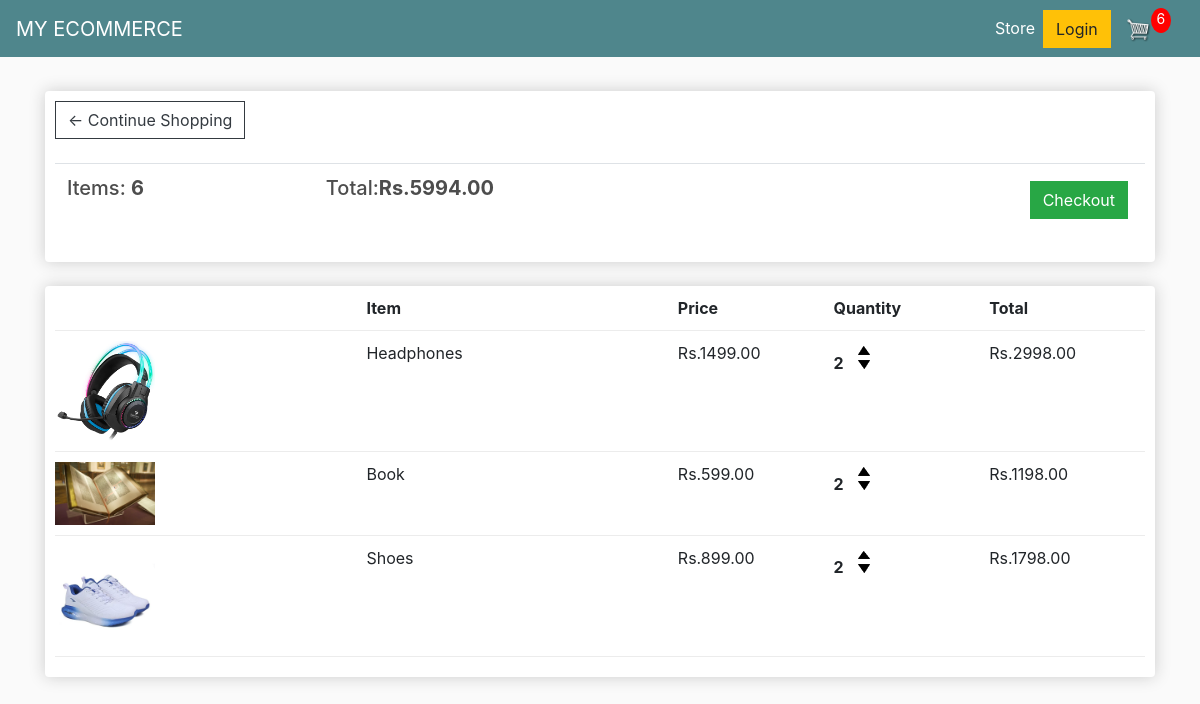
The app's page /cart/ (signed in) with its own data.
### store/models.py (models this page shows, shortened)
class Order(models.Model):
    customer = models.ForeignKey(Customer, on_delete=models.SET_NULL, blank=True, null=True)
    date_orderd = models.DateTimeField(auto_now_add=True)
    complete = models.BooleanField(default=False, null=True, blank=False)
    transaction_id = models.CharField(max_length=200, null=True)
    @property
    def get_cart_total(self):
        orderitems = self.orderitem_set.all()
        total = sum([item.get_total for item in orderitems])
        return total
    @property
    def get_cart_items(self):
        orderitems = self.orderitem_set.all()
        total = sum([item.quantity for item in orderitems])
        return total

class OrderItem(models.Model):
    product = models.ForeignKey(Product, on_delete=models.CASCADE, null=True)
    order = models.ForeignKey(Order, on_delete=models.SET_NULL, blank=True, null=True)
    quantity = models.IntegerField(default=0, null=True, blank=False)
    date_added = models.DateTimeField(auto_now_add=True)
    @property
    def get_total(self):
        total = self.product.price * self.quantity
        return total

class Product(models.Model):
    name = models.CharField(max_length=200, null=True)
    price = models.DecimalField(max_digits=7, decimal_places=2)
    digital = models.BooleanField(default=False, null=True, blank=False)
    image = models.ImageField(null=True, blank=False)
    @property
    def imageURL(self):
        try:
            url = self.image.url
        except:
            url = ''
        return url

### store/views.py (the view)
# urls.py: path('cart/', views.cart, name="cart"),
def cart(request):
	if request.user.is_authenticated:
		customer = request.user.customer
		order, created = Order.objects.get_or_create(customer=customer, complete=False)
		items = order.orderitem_set.all()
		cartItems = order.get_cart_items
	else:
		cookieData = cookieCart(request)
		cartItems = cookieData['cartItems']
		order = cookieData['order']
		items = cookieData['items']
	context = {'items':items, 'order':order, 'cartItems':cartItems}
	return render(request, 'store/cart.html', context)

### store/templates/store/cart.html
{% extends 'store/main.html' %}
{% load static %}
{% block content %}
<div class="row">
	<div class="col-lg-12">
		<div class="box-element">
            <a  class="btn btn-outline-dark" href="{% url 'store' %}">&#x2190; Continue Shopping</a>
            <br>
            <br>
            <table class="table">
            <tr>
                <th><h5>Items: <strong>{{order.get_cart_items}}</strong></h5></th>
                <th><h5>Total:<strong>Rs.{{order.get_cart_total|floatformat:2}}</strong></h5></th>
                <th>
                <a  style="float:right; margin:5px;" class="btn btn-success" href="{% url 'checkout' %}">Checkout</a>
                </th>
                </tr>
            </table>
		</div>
		<br>
		<div class="box-element">
            <div class="cart-row">
                <div style="flex:2"></div>
                <div style="flex:2"><strong>Item</strong></div>
                <div style="flex:1"><strong>Price</strong></div>
                <div style="flex:1"><strong>Quantity</strong></div>
                <div style="flex:1"><strong>Total</strong></div>
            </div>
            {% for item in items %}
            <div class="cart-row">
                <div style="flex:2"><img class="row-image" src="{{item.product.imageURL}}"></div>
                <div style="flex:2"><p>{{item.product.name}}</p></div>
                <div style="flex:1"><p>Rs.{{item.product.price|floatformat:2}}</p></div>
                <div style="flex:1">
                    <p class="quantity">{{item.quantity}}</p>
                    <div class="quantity">
                        <img data-product={{item.product.id}} data-action="add" class="chg-quantity update-cart" src="{% static  'images/arrow-up.png' %}">
                        <img data-product={{item.product.id}} data-action="remove" class="chg-quantity update-cart" src="{% static  'images/arrow-down.png' %}">
                    </div>
                </div>
                <div style="flex:1"><p>Rs.{{item.get_total}}</p></div>
	</div>
    {% endfor %}
            </div>
		</div>
	</div>
</div>
{% endblock content %}

### static/css/main.css (style rules this page uses)
body { background-color: hsl(0, 0%, 98%); }
h1,h2,h3,h4,h5,h6 { color:hsl(0, 0%, 30%); }
.box-element { box-shadow:hsl(0, 0%, 80%) 0 0 16px; background-color: #fff; border-radius: 4px; padding: 10px; }
.col-lg-4, .col-lg-6, .col-lg-8, .col-lg-12 { margin-top: 10px; }
.btn { border-radius: 0; }
.row-image { width: 100px; }
.cart-row { display: flex; align-items: flex-stretch; padding-bottom: 10px; margin-bottom: 10px; border-bottom: 1px solid #ececec; }
.quantity { display: inline-block; font-weight: 700; padding-right:10px; }
.chg-quantity { width: 12px; cursor: pointer; display: block; margin-top: 5px; transition:.1s; }

### records on screen
Order: get_cart_items "6", get_cart_total "5994.00"
OrderItem: product.imageURL (picture), product.name "Headphones", product.price "1499.00", quantity "2", get_total "2998.00"
OrderItem: product.imageURL (picture), product.name "Book", product.price "599.00", quantity "2", get_total "1198.00"
OrderItem: product.imageURL (picture), product.name "Shoes", product.price "899.00", quantity "2", get_total "1798.00"

### other values on screen
{{ cartItems }} "6"
